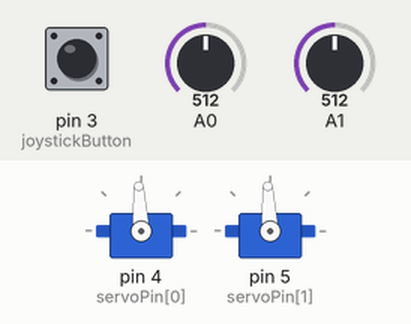
A sketch run on a simulated Arduino Uno, built with avr-gcc and run on an emulated ATmega328P. Parts: 2 × servo. Inputs (shaded band) come from the test bench; at power-on: A0 = 512, A1 = 512, pin 3 (joystickButton) HIGH.

Above: at 1.2 s.
1.3 s: A0 set to 490
At 2.07 s:
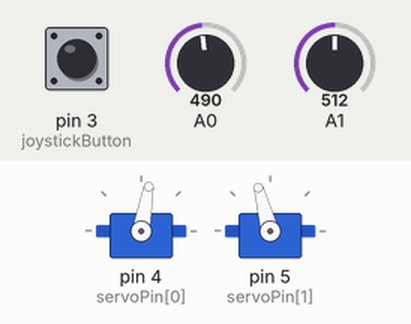
4.3 s: A1 set to 425
At 4.8 s:
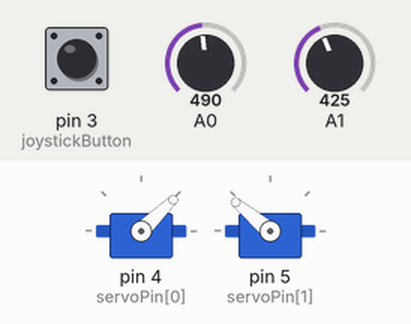
5.8 s: A1 set to 398
At 6.7 s:
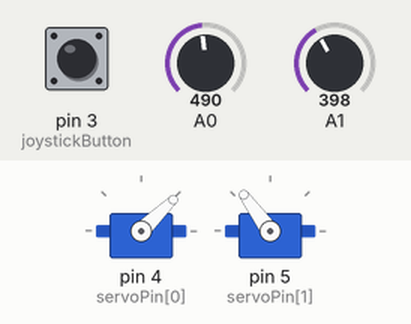
8.8 s: A0 set to 900
At 9.24 s:
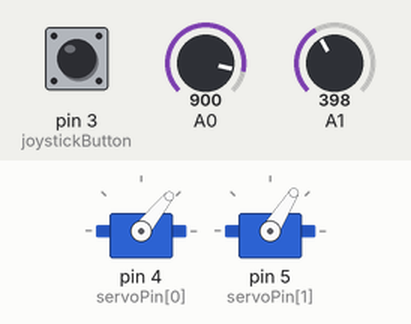
11.8 s: pin 3 (joystickButton) pulled LOW for 0.15 s
14.8 s: A0 set to 0
At 15.23 s:
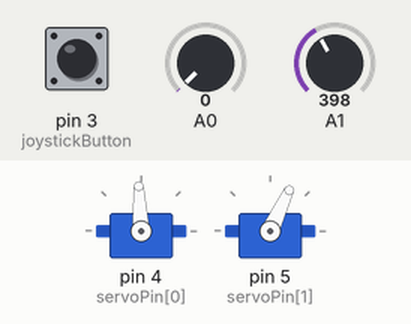
Timing chart, 0 to 18.3 s (numbered marks = the images above; inputs shaded):
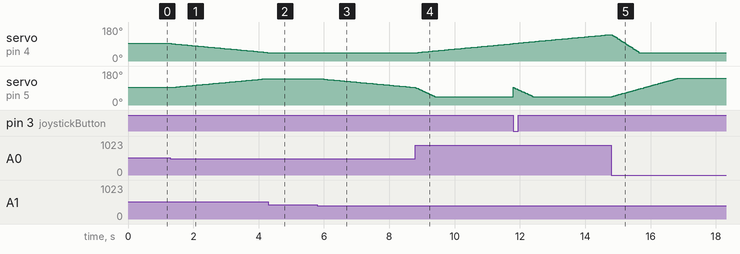

The sketch:

PrototypeWristJoystick.ino
```cpp
#include <Servo.h>
const byte servoPin[2] = {4,5};
const byte joystickButton = 3;
const byte joyWristPin[2] = {0, 1};
//const byte PLPot = 0;
//const byte PRPot = 1;

Servo wristL;
Servo wristR;

int wristLPulse=1500;
int wristRPulse=1500;
int jxincr; int jyincr;
int jxval; int jyval;
bool buttonFlag=1;
long time=0;
long buttonTime=0;
int joystickButtonPressed=0;
bool buttonValue;
void setup() {
  // put your setup code here, to run once:
  wristL.attach(servoPin[0]);
  wristR.attach(servoPin[1]);
  Serial.begin(9600);
  pinMode(joystickButton, INPUT_PULLUP);

}

void loop() {

  buttonValue = !digitalRead(joystickButton);

  if (buttonValue == 1 && buttonFlag == 0 && millis() > buttonTime + 250) {
    joystickButtonPressed++;
    buttonTime=millis();
    buttonFlag = 1;
  } else if (buttonValue == 0 && buttonFlag == 1) {
    buttonFlag = 0;
  }


    wristMove();
 // wristL.write(map(analogRead(PLPot),0,1023,0, 180));
 // wristR.write(map(analogRead(PRPot),0,1023,0, 180));


}

void constructionSetup(){
  wristL.write(90);
  wristR.write(90);
}
void wristMove(){

   if (!(joystickButtonPressed%2)){
      if (time<millis()-5){
        jxval = analogRead(joyWristPin[0]); // read the x value of the joystick
        jxincr = (jxval>490 && jxval<510) ? 0 : map(jxval, 0, 1023, 5, -5); // map x to acceptable values
        jyval = analogRead(joyWristPin[1]); // read the y value of the joystick
        jyincr= (jyval>500 && jyval<520) ? 0: map(jyval, 0, 1023, -5, 5); // map x to acceptable values;
        //jyincr = map(jyval, 0, 1023, -2, 2); // map y to acceptable values
      // x (LR) movement
        wristLPulse=wristLPulse-jxincr;
        wristRPulse=wristRPulse+jxincr;

      // y (UD) movement

        wristLPulse=wristLPulse+jyincr;
        wristRPulse=wristRPulse+jyincr;

        wristLPulse=max(min(wristLPulse,2000),1000);
        wristRPulse=max(min(wristRPulse,2000),1000);
        time=millis();
      }
        wristL.writeMicroseconds(wristLPulse);
        wristR.writeMicroseconds(wristRPulse);
    //    Serial.print(jyincr); Serial.print(","); Serial.println(jxincr);
    } else {
        wristLPulse=1500;
        wristRPulse=1500;
        wristL.writeMicroseconds(wristLPulse);
        wristR.writeMicroseconds(wristRPulse);
        joystickButtonPressed++;
    }
}
```

Measured:
- the behaviour switches between 410 and 409 on A1 (found by bisection; images 2 and 3)
- after the input at 1.3 s, servo on pin 4 (servoPin[0]): moves from 93° to 45° over 3.0 s, starting at once; servo on pin 5 (servoPin[1]): moves from 93° to 140° over 2.9 s, starting after 0.05 s
- after the input at 4.3 s, servo on pin 5 (servoPin[1]): stays 140° (without the input it goes to 141° after 0.00 s)
- after the input at 5.8 s, servo on pin 5 (servoPin[1]): moves from 140° to 93° over 2.9 s, starting after 0.06 s
- after the input at 8.8 s, servo on pin 4 (servoPin[0]): moves from 44° to 92° over 2.9 s, starting at once
- after the input at 14.8 s, servo on pin 5 (servoPin[1]): moves from 44° to 141° over 2.0 s, starting at once
